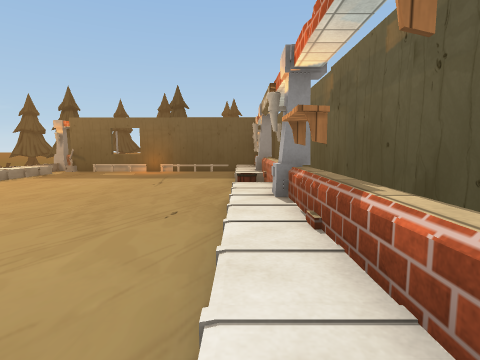
View 1 (above)

16 first-person views from a walk through a scene from a Unity 3-D project. The camera is 1.3 m above the floor, tilts 6° down and sees 80° across. The floor is counted in squares, 1 m on a side. Each view is taken from the middle of a square. On the plan, view 1 faces up. The plan holds only what a view shows up to about 13 squares ahead; the rest is blank. The place goes on beyond the plan. Door leaves are left out, so doorways stand open. Some surface patterns are stand-ins.

View 2
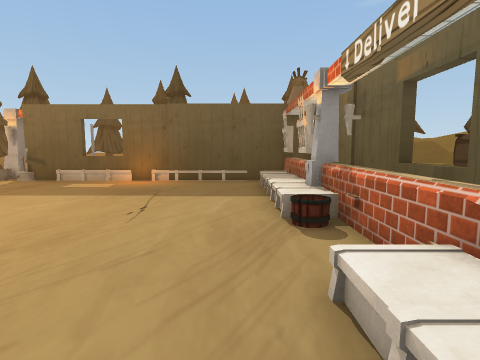

View 3
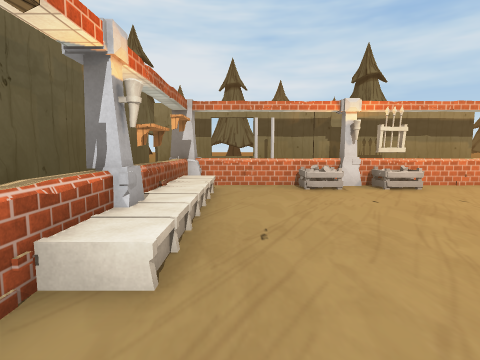

View 4
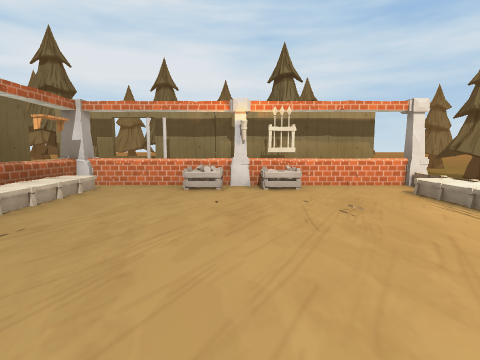

View 5
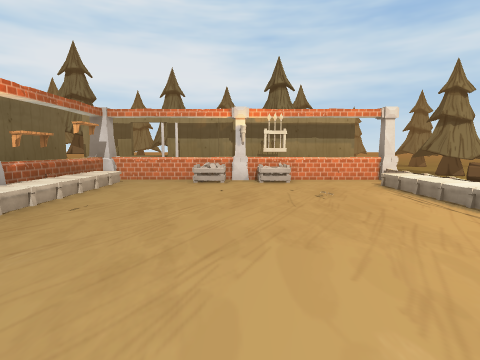

View 6
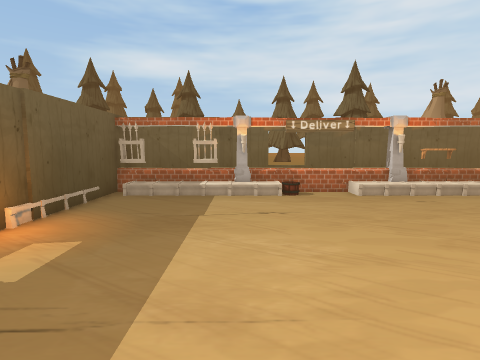

View 7
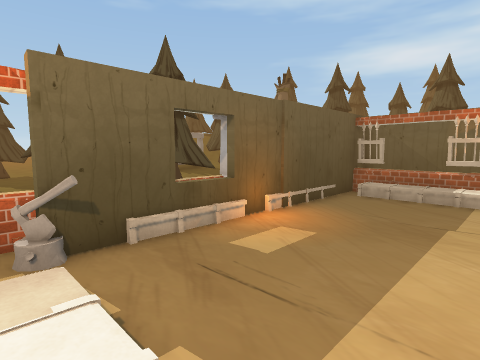

View 8
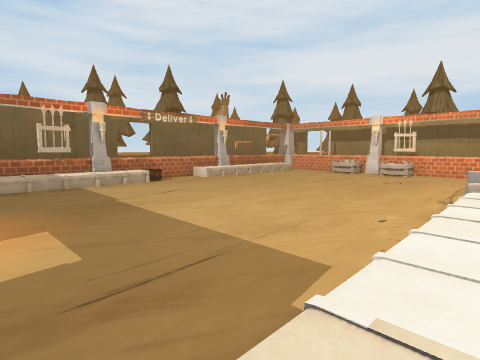

View 9
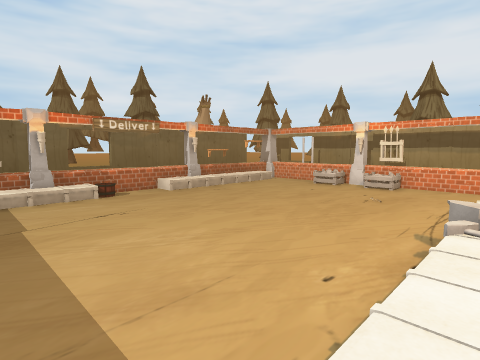

View 10
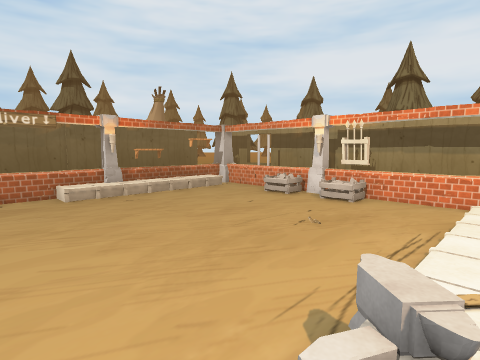

View 11
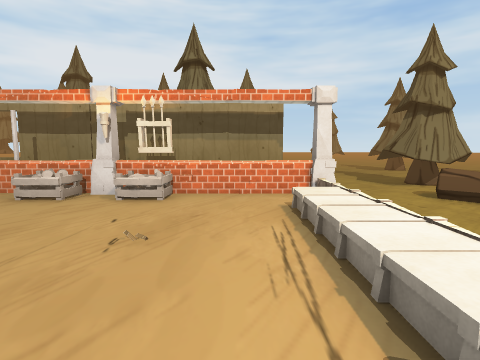

View 12
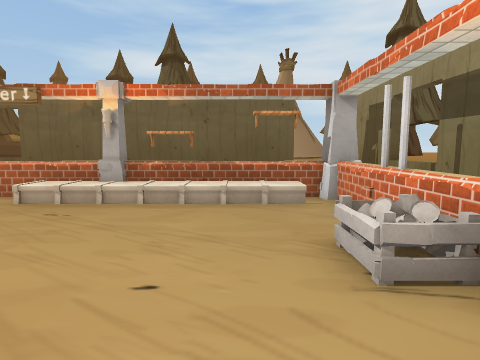

View 13
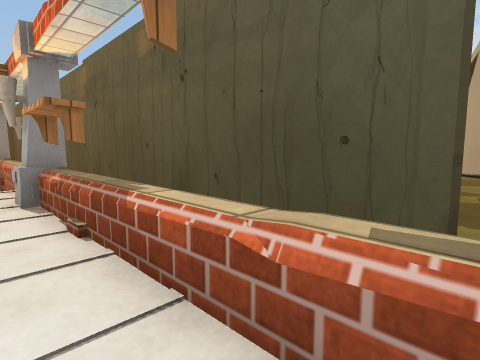

View 14
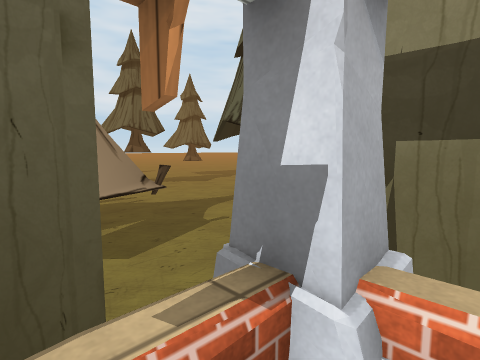

View 15
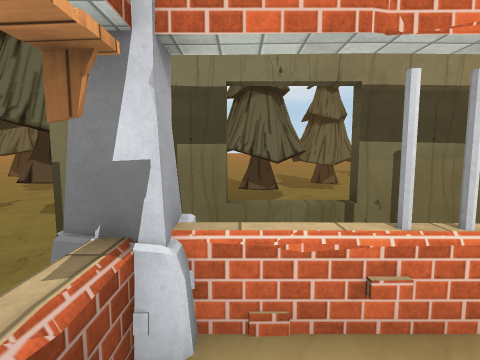

View 16
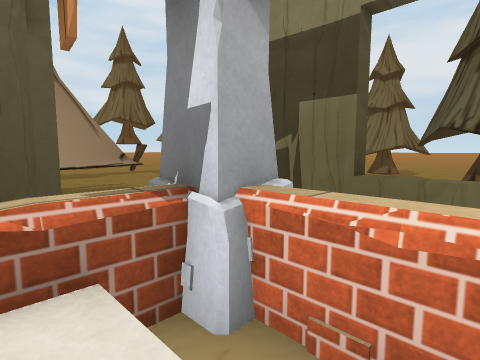

### Floor plan
Key: @ floor where view 1 was taken; # wall or solid block; . main floor; : floor 0.5 m higher than the main floor; / step, stairs or slope; D open door; = window, fence, low wall or low ledge; ^ raised ledge; T torch; P plank; A axe; R tree; E tent; O other object.
Columns run from 11 left of view 1 to 14 right of it. Each row starts with its distance up from view 1.
 17 =A#O=O#OOOO###
 16 .........../O#
 15  /.........//#
 14 :/........./##
 13  /........./O#
 12 :/........./T#
 11  /.........//#
 10 :/........./==
  9 :/..........=#
  8 //..........=#
  7 :/........./=#
  6  /........./##    R
  5 :/........./T#   RR
  4 :/........./P#
  3 :/........./##
  2 :/........./##
  1 =...==.==../##  EE       .
  0 #...^=T^=..@##..E.
 -1 #===####=#==^...EE
 -2  #########=###..EE   ....
 -3    RR         ...........
 -4    RRR        RRR.......
 -5                R.......
 -6           RR    .......
 -7          RRRR    .....
 -8        ..RRRR     ...
 -9        D. ..R     ..R
-10        RR...       .RR
-11       RRR ..
-12               RR
-13              RRR
-14               R

Positions as (right, up) in squares from view 1, and headings:
1: (0, 0), facing up
2: (-1, 5), facing up
3: (-1, 10), facing down
4: (-5, 10), facing down
5: (-5, 12), facing down
6: (-11, 12), facing right
7: (-11, 12), facing up-right
8: (-11, 16), facing down-right
9: (-11, 14), facing down-right
10: (-11, 10), facing down-right
11: (-9, 8), facing down
12: (-7, 2), facing right
13: (0, 0), facing up-right
14: (0, 1), facing down-right
15: (0, 2), facing down
16: (-1, 1), facing down-right
